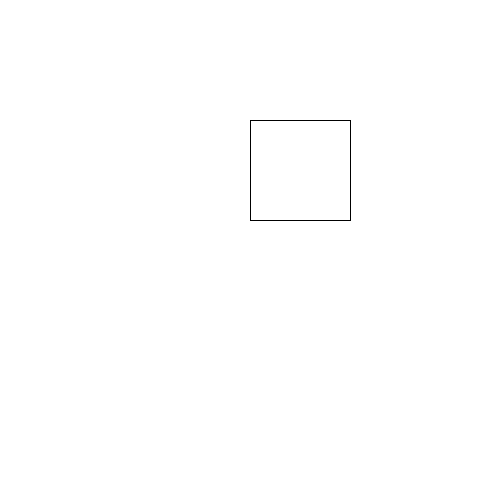
Frame 1 (no input)
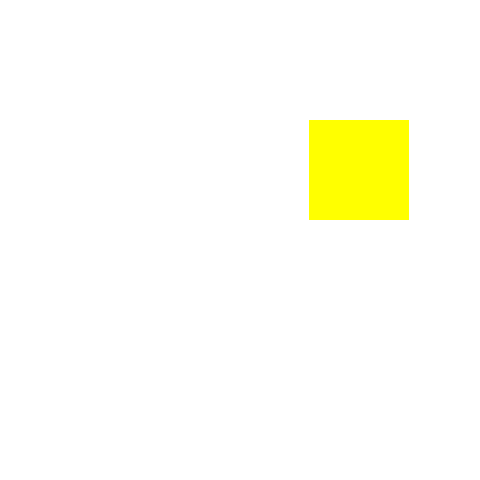
Frame 60 (the mouse pressed at the canvas centre just before this capture)
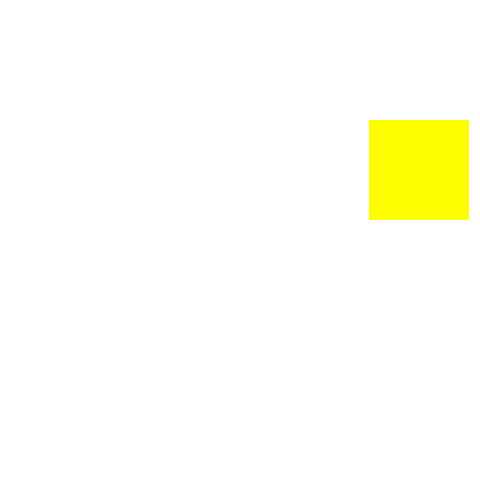
Frame 120 (the mouse held since frame 60 and released just before this capture)

The Processing sketch that drew these frames (run headless with seeded random() and noise(); from frame 60 on, the mouse is pressed at the canvas centre):

// Processing sketch: Lab1_2
// ── Lab1_2.pde
int i;
int x;
int y;
void setup() {
   frameRate(60);
   size(480, 480);
   i = 0;
   x = 250;
   y = 120;
}

void draw() {
  background(255);
  rect(x + i, y, 100, 100);
  fill(255, 255, 0);
  noStroke();
  i++;
  if((x+i) > 480) {
     x = 0;
     i = 0;
  }
}
